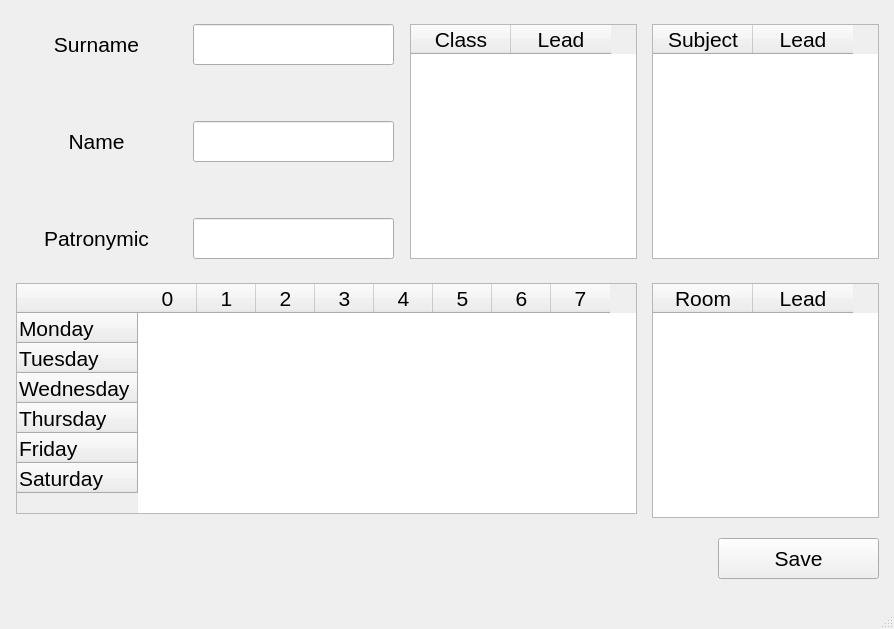
<?xml version="1.0" encoding="UTF-8"?>
<ui version="4.0">
 <class>MainWindow</class>
 <widget class="QMainWindow" name="MainWindow">
  <property name="geometry">
   <rect>
    <x>0</x>
    <y>0</y>
    <width>894</width>
    <height>629</height>
   </rect>
  </property>
  <property name="minimumSize">
   <size>
    <width>894</width>
    <height>629</height>
   </size>
  </property>
  <property name="maximumSize">
   <size>
    <width>894</width>
    <height>629</height>
   </size>
  </property>
  <property name="windowTitle">
   <string>MainWindow</string>
  </property>
  <property name="styleSheet">
   <string notr="true"/>
  </property>
  <widget class="QWidget" name="centralwidget">
   <widget class="QPushButton" name="btn_save">
    <property name="geometry">
     <rect>
      <x>718</x>
      <y>538</y>
      <width>161</width>
      <height>41</height>
     </rect>
    </property>
    <property name="font">
     <font>
      <pointsize>16</pointsize>
     </font>
    </property>
    <property name="styleSheet">
     <string notr="true"/>
    </property>
    <property name="text">
     <string>Save</string>
    </property>
   </widget>
   <widget class="QLabel" name="lab_surname">
    <property name="geometry">
     <rect>
      <x>16</x>
      <y>24</y>
      <width>161</width>
      <height>41</height>
     </rect>
    </property>
    <property name="minimumSize">
     <size>
      <width>0</width>
      <height>0</height>
     </size>
    </property>
    <property name="maximumSize">
     <size>
      <width>16777215</width>
      <height>16777215</height>
     </size>
    </property>
    <property name="font">
     <font>
      <pointsize>16</pointsize>
     </font>
    </property>
    <property name="styleSheet">
     <string notr="true"/>
    </property>
    <property name="text">
     <string>Surname</string>
    </property>
    <property name="alignment">
     <set>Qt::AlignCenter</set>
    </property>
   </widget>
   <widget class="QLabel" name="lab_name">
    <property name="geometry">
     <rect>
      <x>16</x>
      <y>121</y>
      <width>161</width>
      <height>41</height>
     </rect>
    </property>
    <property name="font">
     <font>
      <pointsize>16</pointsize>
     </font>
    </property>
    <property name="styleSheet">
     <string notr="true"/>
    </property>
    <property name="text">
     <string>Name</string>
    </property>
    <property name="alignment">
     <set>Qt::AlignCenter</set>
    </property>
   </widget>
   <widget class="QLabel" name="lab_patronymic">
    <property name="geometry">
     <rect>
      <x>16</x>
      <y>218</y>
      <width>161</width>
      <height>41</height>
     </rect>
    </property>
    <property name="font">
     <font>
      <pointsize>16</pointsize>
     </font>
    </property>
    <property name="styleSheet">
     <string notr="true"/>
    </property>
    <property name="text">
     <string>Patronymic</string>
    </property>
    <property name="alignment">
     <set>Qt::AlignCenter</set>
    </property>
   </widget>
   <widget class="QLineEdit" name="le_patronymic">
    <property name="geometry">
     <rect>
      <x>193</x>
      <y>218</y>
      <width>201</width>
      <height>41</height>
     </rect>
    </property>
    <property name="font">
     <font>
      <pointsize>16</pointsize>
     </font>
    </property>
    <property name="styleSheet">
     <string notr="true"/>
    </property>
    <property name="text">
     <string/>
    </property>
   </widget>
   <widget class="QLineEdit" name="le_name">
    <property name="geometry">
     <rect>
      <x>193</x>
      <y>121</y>
      <width>201</width>
      <height>41</height>
     </rect>
    </property>
    <property name="font">
     <font>
      <pointsize>16</pointsize>
     </font>
    </property>
    <property name="styleSheet">
     <string notr="true"/>
    </property>
    <property name="text">
     <string/>
    </property>
   </widget>
   <widget class="QLineEdit" name="le_surname">
    <property name="geometry">
     <rect>
      <x>193</x>
      <y>24</y>
      <width>201</width>
      <height>41</height>
     </rect>
    </property>
    <property name="font">
     <font>
      <pointsize>16</pointsize>
     </font>
    </property>
    <property name="styleSheet">
     <string notr="true"/>
    </property>
    <property name="text">
     <string/>
    </property>
   </widget>
   <widget class="QTableWidget" name="tw_days">
    <property name="geometry">
     <rect>
      <x>16</x>
      <y>283</y>
      <width>621</width>
      <height>231</height>
     </rect>
    </property>
    <property name="font">
     <font>
      <pointsize>16</pointsize>
     </font>
    </property>
    <property name="focusPolicy">
     <enum>Qt::NoFocus</enum>
    </property>
    <property name="styleSheet">
     <string notr="true"/>
    </property>
    <property name="verticalScrollBarPolicy">
     <enum>Qt::ScrollBarAlwaysOff</enum>
    </property>
    <property name="horizontalScrollBarPolicy">
     <enum>Qt::ScrollBarAlwaysOff</enum>
    </property>
    <property name="editTriggers">
     <set>QAbstractItemView::NoEditTriggers</set>
    </property>
    <property name="verticalScrollMode">
     <enum>QAbstractItemView::ScrollPerPixel</enum>
    </property>
    <property name="horizontalScrollMode">
     <enum>QAbstractItemView::ScrollPerPixel</enum>
    </property>
    <property name="showGrid">
     <bool>false</bool>
    </property>
    <property name="cornerButtonEnabled">
     <bool>false</bool>
    </property>
    <attribute name="horizontalHeaderDefaultSectionSize">
     <number>59</number>
    </attribute>
    <attribute name="horizontalHeaderHighlightSections">
     <bool>false</bool>
    </attribute>
    <row>
     <property name="text">
      <string>Monday</string>
     </property>
    </row>
    <row>
     <property name="text">
      <string>Tuesday</string>
     </property>
    </row>
    <row>
     <property name="text">
      <string>Wednesday</string>
     </property>
    </row>
    <row>
     <property name="text">
      <string>Thursday</string>
     </property>
    </row>
    <row>
     <property name="text">
      <string>Friday</string>
     </property>
    </row>
    <row>
     <property name="text">
      <string>Saturday</string>
     </property>
    </row>
    <column>
     <property name="text">
      <string>0</string>
     </property>
    </column>
    <column>
     <property name="text">
      <string>1</string>
     </property>
    </column>
    <column>
     <property name="text">
      <string>2</string>
     </property>
    </column>
    <column>
     <property name="text">
      <string>3</string>
     </property>
    </column>
    <column>
     <property name="text">
      <string>4</string>
     </property>
    </column>
    <column>
     <property name="text">
      <string>5</string>
     </property>
    </column>
    <column>
     <property name="text">
      <string>6</string>
     </property>
    </column>
    <column>
     <property name="text">
      <string>7</string>
     </property>
    </column>
   </widget>
   <widget class="QTableWidget" name="tw_classes">
    <property name="geometry">
     <rect>
      <x>410</x>
      <y>24</y>
      <width>227</width>
      <height>235</height>
     </rect>
    </property>
    <property name="font">
     <font>
      <pointsize>16</pointsize>
     </font>
    </property>
    <property name="focusPolicy">
     <enum>Qt::NoFocus</enum>
    </property>
    <property name="styleSheet">
     <string notr="true"/>
    </property>
    <property name="horizontalScrollBarPolicy">
     <enum>Qt::ScrollBarAsNeeded</enum>
    </property>
    <property name="alternatingRowColors">
     <bool>false</bool>
    </property>
    <property name="textElideMode">
     <enum>Qt::ElideMiddle</enum>
    </property>
    <property name="verticalScrollMode">
     <enum>QAbstractItemView::ScrollPerPixel</enum>
    </property>
    <property name="horizontalScrollMode">
     <enum>QAbstractItemView::ScrollPerPixel</enum>
    </property>
    <property name="showGrid">
     <bool>false</bool>
    </property>
    <property name="cornerButtonEnabled">
     <bool>false</bool>
    </property>
    <attribute name="verticalHeaderVisible">
     <bool>false</bool>
    </attribute>
    <column>
     <property name="text">
      <string>Class</string>
     </property>
    </column>
    <column>
     <property name="text">
      <string>Lead</string>
     </property>
    </column>
   </widget>
   <widget class="QTableWidget" name="tw_asubjects">
    <property name="geometry">
     <rect>
      <x>652</x>
      <y>24</y>
      <width>227</width>
      <height>235</height>
     </rect>
    </property>
    <property name="font">
     <font>
      <pointsize>16</pointsize>
     </font>
    </property>
    <property name="focusPolicy">
     <enum>Qt::NoFocus</enum>
    </property>
    <property name="styleSheet">
     <string notr="true"/>
    </property>
    <property name="horizontalScrollBarPolicy">
     <enum>Qt::ScrollBarAsNeeded</enum>
    </property>
    <property name="alternatingRowColors">
     <bool>false</bool>
    </property>
    <property name="textElideMode">
     <enum>Qt::ElideMiddle</enum>
    </property>
    <property name="verticalScrollMode">
     <enum>QAbstractItemView::ScrollPerPixel</enum>
    </property>
    <property name="horizontalScrollMode">
     <enum>QAbstractItemView::ScrollPerPixel</enum>
    </property>
    <property name="showGrid">
     <bool>false</bool>
    </property>
    <property name="cornerButtonEnabled">
     <bool>false</bool>
    </property>
    <attribute name="verticalHeaderVisible">
     <bool>false</bool>
    </attribute>
    <column>
     <property name="text">
      <string>Subject</string>
     </property>
    </column>
    <column>
     <property name="text">
      <string>Lead</string>
     </property>
    </column>
   </widget>
   <widget class="QTableWidget" name="tw_rooms">
    <property name="geometry">
     <rect>
      <x>652</x>
      <y>283</y>
      <width>227</width>
      <height>235</height>
     </rect>
    </property>
    <property name="font">
     <font>
      <pointsize>16</pointsize>
     </font>
    </property>
    <property name="focusPolicy">
     <enum>Qt::NoFocus</enum>
    </property>
    <property name="styleSheet">
     <string notr="true"/>
    </property>
    <property name="horizontalScrollBarPolicy">
     <enum>Qt::ScrollBarAsNeeded</enum>
    </property>
    <property name="alternatingRowColors">
     <bool>false</bool>
    </property>
    <property name="textElideMode">
     <enum>Qt::ElideMiddle</enum>
    </property>
    <property name="verticalScrollMode">
     <enum>QAbstractItemView::ScrollPerPixel</enum>
    </property>
    <property name="horizontalScrollMode">
     <enum>QAbstractItemView::ScrollPerPixel</enum>
    </property>
    <property name="showGrid">
     <bool>false</bool>
    </property>
    <property name="cornerButtonEnabled">
     <bool>false</bool>
    </property>
    <attribute name="verticalHeaderVisible">
     <bool>false</bool>
    </attribute>
    <column>
     <property name="text">
      <string>Room</string>
     </property>
    </column>
    <column>
     <property name="text">
      <string>Lead</string>
     </property>
    </column>
   </widget>
  </widget>
  <widget class="QStatusBar" name="status_bar">
   <property name="font">
    <font>
     <pointsize>16</pointsize>
    </font>
   </property>
   <property name="styleSheet">
    <string notr="true"/>
   </property>
  </widget>
 </widget>
 <resources/>
 <connections/>
</ui>
